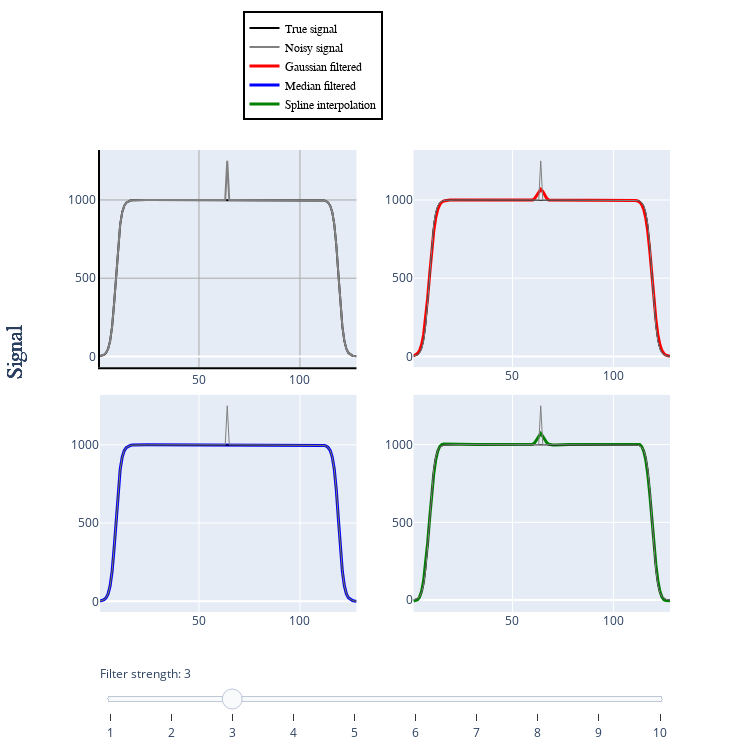

The code cell stored with this chart in its notebook:
### Code cell
#| label: filtFig6jn

# Prepare Python environment

import scipy.io as sio
from pathlib import Path

from contextlib import contextmanager
import sys, os
from pathlib import Path

@contextmanager
def suppress_stdout():
    with open(os.devnull, "w") as devnull:
        old_stdout = sys.stdout
        sys.stdout = devnull
        try:  
            yield
        finally:
            sys.stdout = old_stdout

import os
from pathlib import Path

def find_myst_yml_directories(start_dir=None):
    """
    Recursively search for directories containing myst.yml file.
    
    Args:
        start_dir (str or Path): Starting directory (defaults to current directory)
    
    Returns:
        list: List of full paths to directories containing myst.yml
    """
    if start_dir is None:
        start_dir = Path.cwd()
    else:
        start_dir = Path(start_dir)
    
    myst_dirs = []
    
    def _search_directory(current_dir):
        # Check if myst.yml exists in current directory
        myst_file = current_dir / "myst.yml"
        if myst_file.exists():
            myst_dirs.append(str(current_dir.resolve()))
            # Don't search subdirectories if we found myst.yml here
            return
        
        # Recursively search all subdirectories
        for item in current_dir.iterdir():
            if item.is_dir():
                try:
                    _search_directory(item)
                except (PermissionError, OSError):
                    # Skip directories we can't access
                    continue
    
    _search_directory(start_dir)
    return myst_dirs

def find_myst_yml_directories_upwards(start_dir=None):
    """
    Search for myst.yml in current directory, if not found go to parent and repeat.
    
    Args:
        start_dir (str or Path): Starting directory (defaults to current directory)
    
    Returns:
        str or None: Full path of directory containing myst.yml, or None if not found
    """
    if start_dir is None:
        current_dir = Path.cwd()
    else:
        current_dir = Path(start_dir)
    
    # Keep going up until we reach the filesystem root
    while current_dir != current_dir.parent:  # Stop at root
        myst_file = current_dir / "myst.yml"
        if myst_file.exists():
            return str(current_dir.resolve())
        
        # Move to parent directory
        current_dir = current_dir.parent
    
    return None

with suppress_stdout():
    repo_path = Path(find_myst_yml_directories_upwards())
    print(repo_path)
    data_req_path = repo_path / "binder" / "data_requirement.json"
    data_path = repo_path / "data"
    dataset_path = data_path / "qmrlab-mooc"
    
data_dir = dataset_path / "04-B1-03-Filtering" / "04-B1-03-Filtering"  

data_file = "b1filt_fig3.mat"

#Load either archived or generated plot variables
mat_contents = sio.loadmat(data_dir / data_file)

b1_func = mat_contents["b1_func"][0]
delta_b1= mat_contents["delta_b1"][0]
gauss_b1_1d = mat_contents["gauss_b1_1d"]
median_b1_1d = mat_contents["median_b1_1d"]
spline_b1_1d = mat_contents["spline_b1_1d"]
vox_range = mat_contents["vox_range"][0]

## Plot

# Module imports

import matplotlib.pyplot as plt
import plotly.graph_objs as go
import numpy as np
from plotly import __version__
from plotly.offline import download_plotlyjs, init_notebook_mode, plot, iplot
from plotly.subplots import make_subplots
config={'showLink': False, 'displayModeBar': False}

init_notebook_mode(connected=True)

# PYTHON CODE

init_notebook_mode(connected=True)


## Setup for plots
fig = make_subplots(rows=2, cols=2, vertical_spacing = 0.06,
                    subplot_titles=(
    '<b>Unfiltered</b>',
    '<b>Gaussian</b>',
    '<b>Median</b>',
    '<b>Spline</b>',))



position = np.arange(1,len(b1_func)+1)

b1_data = [dict(
            visible = False,
            x = position,
            y = b1_func,
            name = "True signal",
            hoverinfo = "y",
            showlegend=False) for ii in range(len(vox_range))]

b1_data[2]['visible'] = True
b1_data[2]['showlegend'] = True

delta_signal = [dict(
            visible = False,
            x = position,
            y = delta_b1,
            name = "Noisy signal",
            hoverinfo = "y",
            showlegend=False) for ii in range(len(vox_range))]

delta_signal[2]['visible'] = True
delta_signal[2]['showlegend'] = True

gauss_b1 = [dict(
            visible = False,
            x = position,
            y = list(gauss_b1_1d[ii]),
            name = "Gaussian filtered",
            hoverinfo = "y",
            showlegend=False) for ii in range(len(vox_range))]

gauss_b1[2]['visible'] = True
gauss_b1[2]['showlegend'] = True

median_b1 = [dict(
            visible = False,
            x = position,
            y = list(median_b1_1d[ii]),
            name = "Median filtered",
            hoverinfo = "y",
            showlegend=False) for ii in range(len(vox_range))]

median_b1[2]['visible'] = True
median_b1[2]['showlegend'] = True

spline_b1 = [dict(
            visible = False,
            x = position,
            y = list(spline_b1_1d[ii]),
            name = "Spline interpolation",
            hoverinfo = "y",
            showlegend=False) for ii in range(len(vox_range))]

spline_b1[2]['visible'] = True
spline_b1[2]['showlegend'] = True

# Add traces
for ii in range(len(vox_range)):
    fig.add_trace(go.Scatter(b1_data[ii], line=dict(color="black", width=2)), row= 1, col=1)

for ii in range(len(vox_range)):
    fig.add_trace(go.Scatter(delta_signal[ii], line=dict(color="grey", width=2)), row= 1, col=1)

b1_data[2]['showlegend'] = False
delta_signal[2]['showlegend'] = False

for ii in range(len(vox_range)):
    fig.add_trace(go.Scatter(gauss_b1[ii], line=dict(color="red", width=3)), row= 1, col=2)
for ii in range(len(vox_range)):
    fig.add_trace(go.Scatter(b1_data[ii], line=dict(color="black", width=1)), row= 1, col=2)
for ii in range(len(vox_range)):
    fig.add_trace(go.Scatter(delta_signal[ii], line=dict(color="grey", width=1)), row= 1, col=2)

for ii in range(len(vox_range)):        
    fig.add_trace(go.Scatter(median_b1[ii], line=dict(color="blue", width=3)), row= 2, col=1)
for ii in range(len(vox_range)):
    fig.add_trace(go.Scatter(b1_data[ii], line=dict(color="black", width=1)), row= 2, col=1)
for ii in range(len(vox_range)):
    fig.add_trace(go.Scatter(delta_signal[ii], line=dict(color="grey", width=1)), row= 2, col=1)
    
for ii in range(len(vox_range)):
    fig.add_trace(go.Scatter(spline_b1[ii], line=dict(color="green", width=3)), row= 2, col=2)
for ii in range(len(vox_range)):
    fig.add_trace(go.Scatter(b1_data[ii], line=dict(color="black", width=1)), row= 2, col=2)
for ii in range(len(vox_range)):
    fig.add_trace(go.Scatter(delta_signal[ii], line=dict(color="grey", width=1)), row= 2, col=2)
    
# Create and add slider
steps = []
      
for i in range(len(vox_range)):
    step = dict(
        method="update",
        args=[{"visible": [False] * len(fig.data), "showlegend": [False] * len(fig.data)},],  # layout attribute
        label = str(i+1)
    )
    step["args"][0]["visible"][i] = True  # Toggle i'th trace to "visible"
    step["args"][0]["visible"][i+1*len(vox_range)] = True  # Toggle i'th trace to "visible"
    step["args"][0]["visible"][i+2*len(vox_range)] = True  # Toggle i'th trace to "visible"
    step["args"][0]["visible"][i+3*len(vox_range)] = True  # Toggle i'th trace to "visible"
    step["args"][0]["visible"][i+4*len(vox_range)] = True  # Toggle i'th trace to "visible"
    step["args"][0]["visible"][i+5*len(vox_range)] = True  # Toggle i'th trace to "visible"
    step["args"][0]["visible"][i+6*len(vox_range)] = True  # Toggle i'th trace to "visible"
    step["args"][0]["visible"][i+7*len(vox_range)] = True  # Toggle i'th trace to "visible"
    step["args"][0]["visible"][i+8*len(vox_range)] = True  # Toggle i'th trace to "visible"
    step["args"][0]["visible"][i+9*len(vox_range)] = True  # Toggle i'th trace to "visible"
    step["args"][0]["visible"][i+10*len(vox_range)] = True  # Toggle i'th trace to "visible"

    step["args"][0]["showlegend"][i] = True  # Toggle i'th trace to "visible"
    step["args"][0]["showlegend"][i+1*len(vox_range)] = True  # Toggle i'th trace to "visible"
    step["args"][0]["showlegend"][i+2*len(vox_range)] = True  # Toggle i'th trace to "visible"
    step["args"][0]["showlegend"][i+5*len(vox_range)] = True  # Toggle i'th trace to "visible"
    step["args"][0]["showlegend"][i+8*len(vox_range)] = True  # Toggle i'th trace to "visible"

    steps.append(step)

sliders = [dict(
    active=2,
    currentvalue={"prefix": "Filter strength: "},
    pad={"t": 50},
    steps=steps
)]

layout = go.Layout(
    width=750,
    height=750,
    margin=go.layout.Margin(
        l=100,
        r=80,
        b=100,
        t=130,
    ),
    annotations=[
        dict(
            x=-0.15,
            y=0.50,
            showarrow=False,
            text='Signal',
            font=dict(
                family='Times New Roman',
                size=22
            ),
            textangle=-90,
            xref='paper',
            yref='paper'
        ),
    ],
    xaxis=dict(
        showgrid=True,
        gridcolor='rgb(169,169,169)',
        linecolor='black',
        linewidth=2
    ),
    yaxis=dict(
        showgrid=True,
        gridcolor='rgb(169,169,169)',
        linecolor='black',
        linewidth=2
    ),
    legend=dict(
        x=0.25,
        y=1.3,
        traceorder='normal',
        font=dict(
            family='Times New Roman',
            size=12,
            color='#000'
        ),
        bordercolor='#000000',
        borderwidth=2
    ),
    sliders=sliders
)

fig.update_layout(layout)

iplot(fig, filename = 'fig3.html', config = config)
